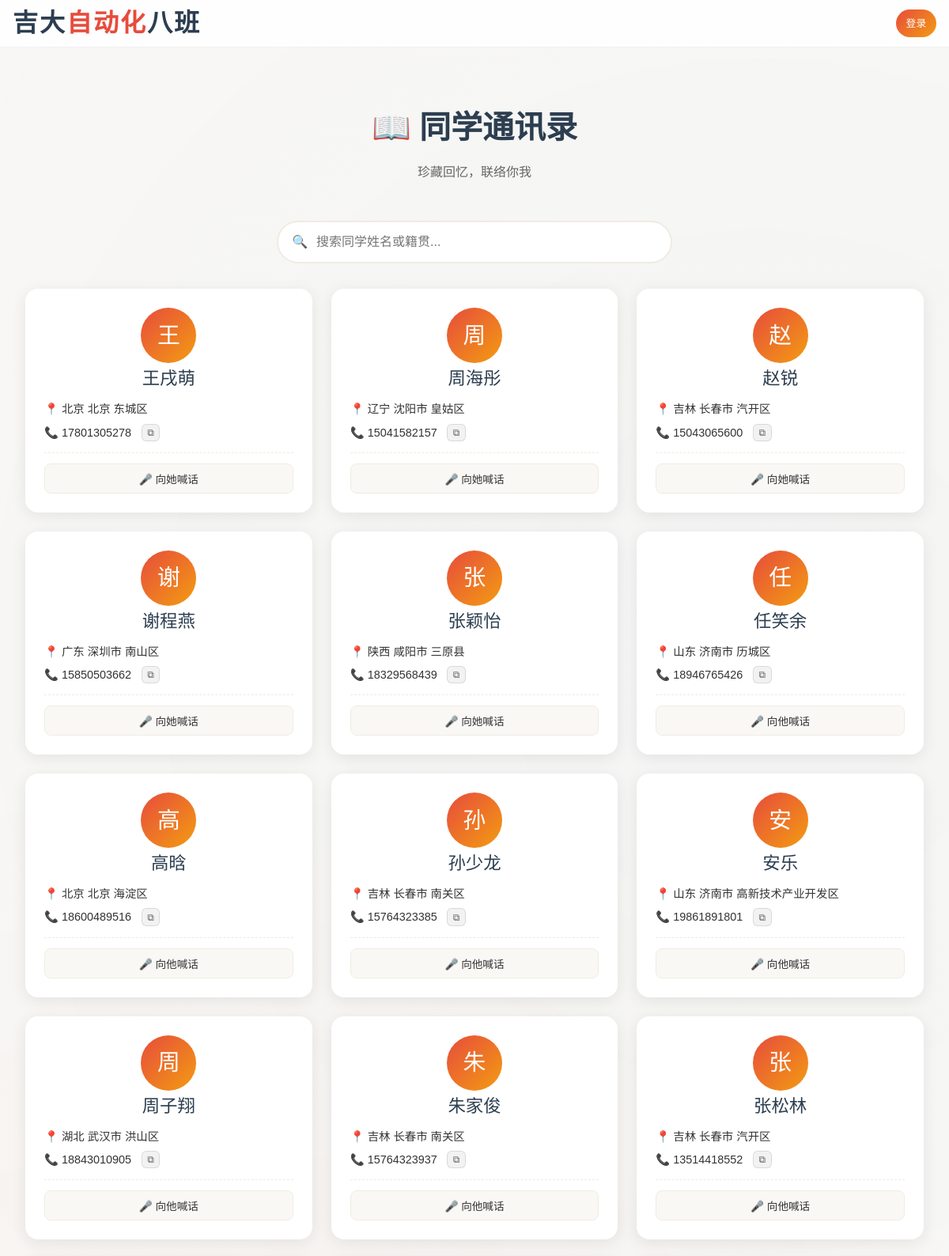
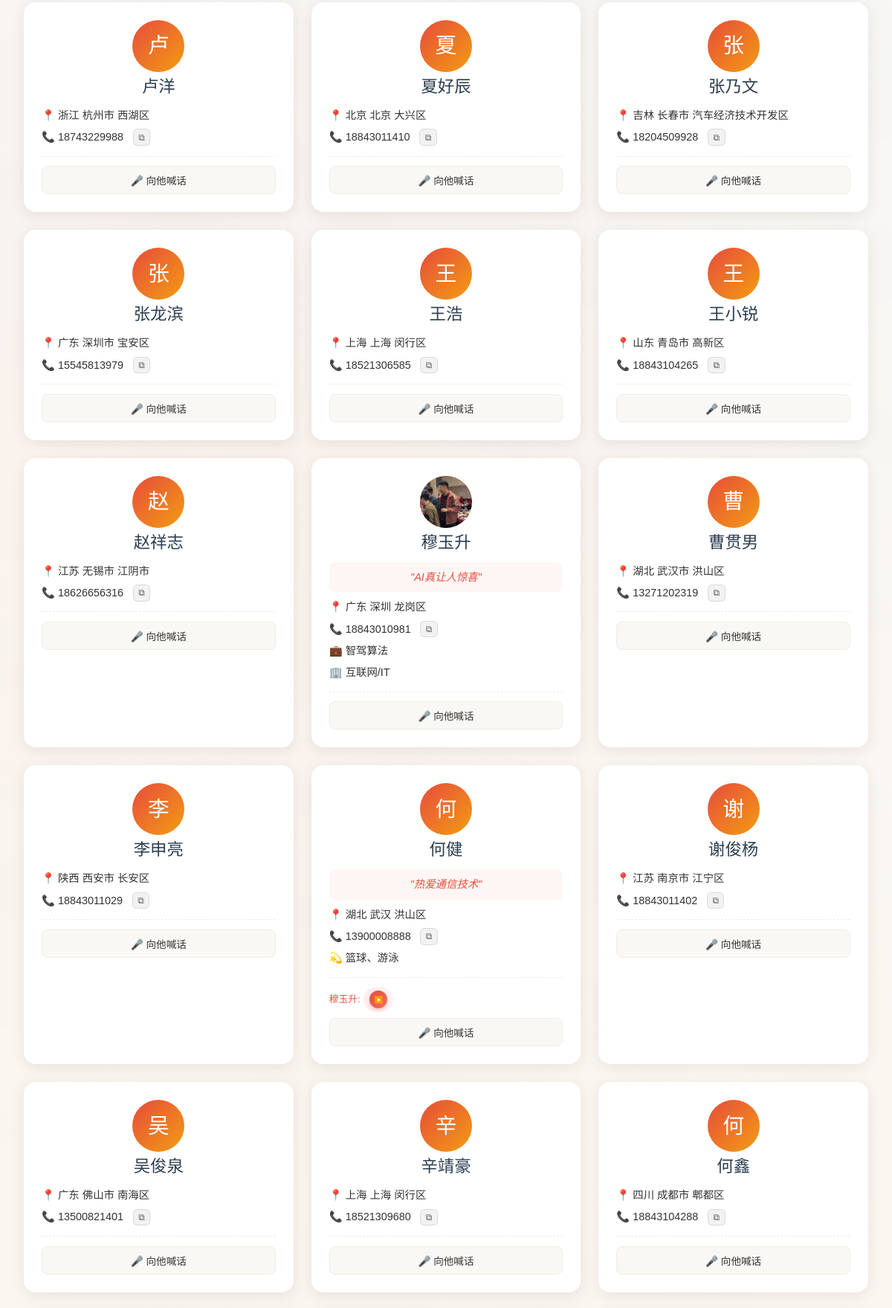
/txl (upper part), run on the app's committed database (2 pictures, top to bottom).
### tables this page shows
CREATE TABLE students (
            id TEXT PRIMARY KEY,
            name TEXT NOT NULL,
            hometown TEXT,
            hometown_name TEXT,
            city TEXT,
            district TEXT,
            phone TEXT,
            note TEXT,
            custom_intro TEXT,
            hobby TEXT,
            dream TEXT,
            avatar TEXT,
            industry TEXT,
            company TEXT,
            weibo TEXT,
            xiaohongshu TEXT,
            douyin TEXT,
            wechat TEXT,
            qq TEXT,
            email TEXT,
            work TEXT,
            position TEXT,
            birthday TEXT,
            github TEXT,
            coords TEXT
        , gps_coords TEXT, gender TEXT, login_password TEXT, no_password_prompt INTEGER DEFAULT 0, super_admin INTEGER DEFAULT 0, is_admin INTEGER DEFAULT 0);

CREATE TABLE voice_shouts (
            id INTEGER PRIMARY KEY AUTOINCREMENT,
            from_name TEXT NOT NULL,
            to_name TEXT NOT NULL,
            audio_url TEXT NOT NULL,
            time TEXT NOT NULL
        , deleted INTEGER DEFAULT 0);

### app.py (the view, shortened to what this page needs)
@app.route('/txl')
def txl():
    students = database.read_txl()
    for s in students:
        if not s.get('coords'):
            city = s.get('city', '') or s.get('hometown_name', '')
            district = s.get('district', '')
            if city:
                coords = database.get_coords_by_city(city, district)
                if coords:
                    s['coords'] = coords
    voice_shouts = database.read_voice_shouts()
    nearest_classmates = []
    return render_template('txl.html', students=students, voice_shouts=voice_shouts, nearest_classmates=nearest_classmates)

### database.py (called while the page is built)
def get_db():
    if not hasattr(_thread_local, 'conn'):
        _thread_local.conn = sqlite3.connect(DB_FILE, check_same_thread=False)
        _thread_local.conn.row_factory = sqlite3.Row
    return _thread_local.conn

def read_txl():
    conn = get_db()
    cursor = conn.cursor()
    cursor.execute('SELECT * FROM students')
    rows = cursor.fetchall()
    students = []
    for row in rows:
        students.append(dict(row))
    return students

def read_voice_shouts(include_deleted=False):
    conn = get_db()
    cursor = conn.cursor()
    if include_deleted:
        cursor.execute('SELECT * FROM voice_shouts ORDER BY id DESC')
    else:
        cursor.execute('SELECT * FROM voice_shouts WHERE deleted = 0 ORDER BY id DESC')
    rows = cursor.fetchall()
    shouts = []
    for row in rows:
        shouts.append(dict(row))
    return shouts

### templates/txl.html (shortened to what this page needs)
<!DOCTYPE html>
<html lang="zh-CN">
<head>
    <link rel="stylesheet" href="/static/css/style.css">
</head>
<body>
    <header class="top-header">
        <h1 class="header-title">吉大<span>自动化</span>八班</h1>
        <div id="userStatus" class="user-status"></div>
    </header>
    <main class="main-content">
        <div class="container">
            <div class="page-header">
                <h1 class="page-title">📖 同学通讯录</h1>
                <p class="page-subtitle">珍藏回忆，联络你我</p>
            </div>
            <div class="search-box">
                <input type="text" id="searchInput" placeholder="搜索同学姓名或籍贯...">
            </div>
            <div class="student-grid" id="studentGrid">
                {% for student in students %}
                <div class="student-card"
                     id="student-{{ student.name }}"
                     data-name="{{ student.name }}"
                     data-hometown="{{ student.hometown_name }}"
                     data-custom-intro="{{ student.custom_intro or '' }}"
                     data-hobby="{{ student.hobby or '' }}">
                    <div style="text-align: center;">
                        <div class="student-avatar {% if student.avatar %}avatar-has{% endif %} {% if student.avatar %}avatar-clickable{% endif %}" style="margin: 0 auto; {% if student.avatar %}cursor: pointer;{% endif %}" onclick="{% if student.avatar %}showAvatarLightbox('{{ student.avatar }}'){% endif %}">
                            {% if student.avatar %}
                            <img src="{{ student.avatar }}" alt="{{ student.name }}">
                            {% else %}
                            {{ student.name[0] }}
                            {% endif %}
                        </div>
                        <div class="student-name">{{ student.name }}</div>
                        {% if student.custom_intro %}
                        <div class="student-custom-intro">"{{ student.custom_intro }}"</div>
                        {% endif %}
                    </div>
                    <div class="student-info">
                        <span>📍 {{ student.hometown_name }} {% if student.city %}{{ student.city }}{% endif %} {% if student.district %}{{ student.district }}{% endif %}</span>
                        <span>📞 {{ student.phone if student.phone else '暂无' }} {% if student.phone %}<button type="button" class="copy-phone-btn" onclick="copyPhone('{{ student.phone }}')" title="复制号码">⧉</button>{% endif %}</span>
                        {% if student.position %}
                        <span>💼 {{ student.position }}</span>
                        {% endif %}
                        {% if student.industry %}
                        <span>🏢 {{ student.industry }}</span>
                        {% endif %}
                        {% if student.hobby %}
                        <span>💫 {{ student.hobby }}</span>
                        {% endif %}
                    </div>
                    <div class="voice-shout-section">
                        {% set voice_shouts_for_this = [] %}
                        {% if voice_shouts_for_this %}
                        <div class="voice-shout-list">
                            {% for shout in voice_shouts_for_this %}
                            <div class="voice-shout-item" data-shout-id="{{ shout.id }}" data-audio-url="{{ shout.audio_url }}" data-from="{{ shout.from_name }}">
                                <span class="voice-shout-from">{{ shout.from_name }}:</span>
                                <div class="voice-message-player small">
                                    <button class="voice-play-btn" onclick="toggleVoiceShoutPlay(this, '{{ shout.audio_url }}')">
                                        <span class="voice-play-icon">▶️</span>
                                    </button>
                                </div>
                            </div>
                            {% endfor %}
                        </div>
                        {% endif %}
                        <button type="button" class="voice-shout-btn" onclick="openVoiceShoutModal('{{ student.name }}', '{{ student.gender }}')">🎤 向{{ '她' if student.gender == '女' else '他' }}喊话</button>
                    </div>
                </div>
                {% else %}
                <div class="empty-message">暂无同学信息</div>
                {% endfor %}
            </div>
        </div>
    </main>
</body>
</html>

### data on the page
students: name "王", name "王戌萌", hometown_name "北京", city "北京", district "东城区", phone "17801305278", gender "她"
students: name "周", name "周海彤", hometown_name "辽宁", city "沈阳市", district "皇姑区", phone "15041582157", gender "她"
students: name "赵", name "赵锐", hometown_name "吉林", city "长春市", district "汽开区", phone "15043065600", gender "她"
students: name "谢", name "谢程燕", hometown_name "广东", city "深圳市", district "南山区", phone "15850503662", gender "她"
students: name "张", name "张颖怡", hometown_name "陕西", city "咸阳市", district "三原县", phone "18329568439", gender "她"
students: name "任", name "任笑余", hometown_name "山东", city "济南市", district "历城区", phone "18946765426", gender "他"
students: name "高", name "高晗", hometown_name "北京", city "北京", district "海淀区", phone "18600489516", gender "他"
students: name "孙", name "孙少龙", hometown_name "吉林", city "长春市", district "南关区", phone "15764323385", gender "他"
students: name "安", name "安乐", hometown_name "山东", city "济南市", district "高新技术产业开发区", phone "19861891801", gender "他"
students: name "周", name "周子翔", hometown_name "湖北", city "武汉市", district "洪山区", phone "18843010905", gender "他"
students: name "朱", name "朱家俊", hometown_name "吉林", city "长春市", district "南关区", phone "15764323937", gender "他"
students: name "张", name "张松林", hometown_name "吉林", city "长春市", district "汽开区", phone "13514418552", gender "他"
students: name "卢", name "卢洋", hometown_name "浙江", city "杭州市", district "西湖区", phone "18743229988", gender "他"
students: name "夏", name "夏好辰", hometown_name "北京", city "北京", district "大兴区", phone "18843011410", gender "他"
students: name "张", name "张乃文", hometown_name "吉林", city "长春市", district "汽车经济技术开发区", phone "18204509928", gender "他"
students: name "张", name "张龙滨", hometown_name "广东", city "深圳市", district "宝安区", phone "15545813979", gender "他"
students: name "王", name "王浩", hometown_name "上海", city "上海", district "闵行区", phone "18521306585", gender "他"
students: name "王", name "王小锐", hometown_name "山东", city "青岛市", district "高新区", phone "18843104265", gender "他"
students: name "赵", name "赵祥志", hometown_name "江苏", city "无锡市", district "江阴市", phone "18626656316", gender "他"
students: avatar (picture), name "穆玉升", custom_intro "AI真让人惊喜", hometown_name "广东", city "深圳", district "龙岗区", phone "18843010981", position "智驾算法", industry "互联网/IT", gender "他"
students: name "曹", name "曹贯男", hometown_name "湖北", city "武汉市", district "洪山区", phone "13271202319", gender "他"
students: name "李", name "李申亮", hometown_name "陕西", city "西安市", district "长安区", phone "18843011029", gender "他"
students: name "何", name "何健", custom_intro "热爱通信技术", hometown_name "湖北", city "武汉", district "洪山区", phone "13900008888", hobby "篮球、游泳", gender "他"
voice_shouts: from_name "穆玉升"
students: name "谢", name "谢俊杨", hometown_name "江苏", city "南京市", district "江宁区", phone "18843011402", gender "他"
students: name "吴", name "吴俊泉", hometown_name "广东", city "佛山市", district "南海区", phone "13500821401", gender "他"
students: name "辛", name "辛靖豪", hometown_name "上海", city "上海", district "闵行区", phone "18521309680", gender "他"
students: name "何", name "何鑫", hometown_name "四川", city "成都市", district "郫都区", phone "18843104288", gender "他"
